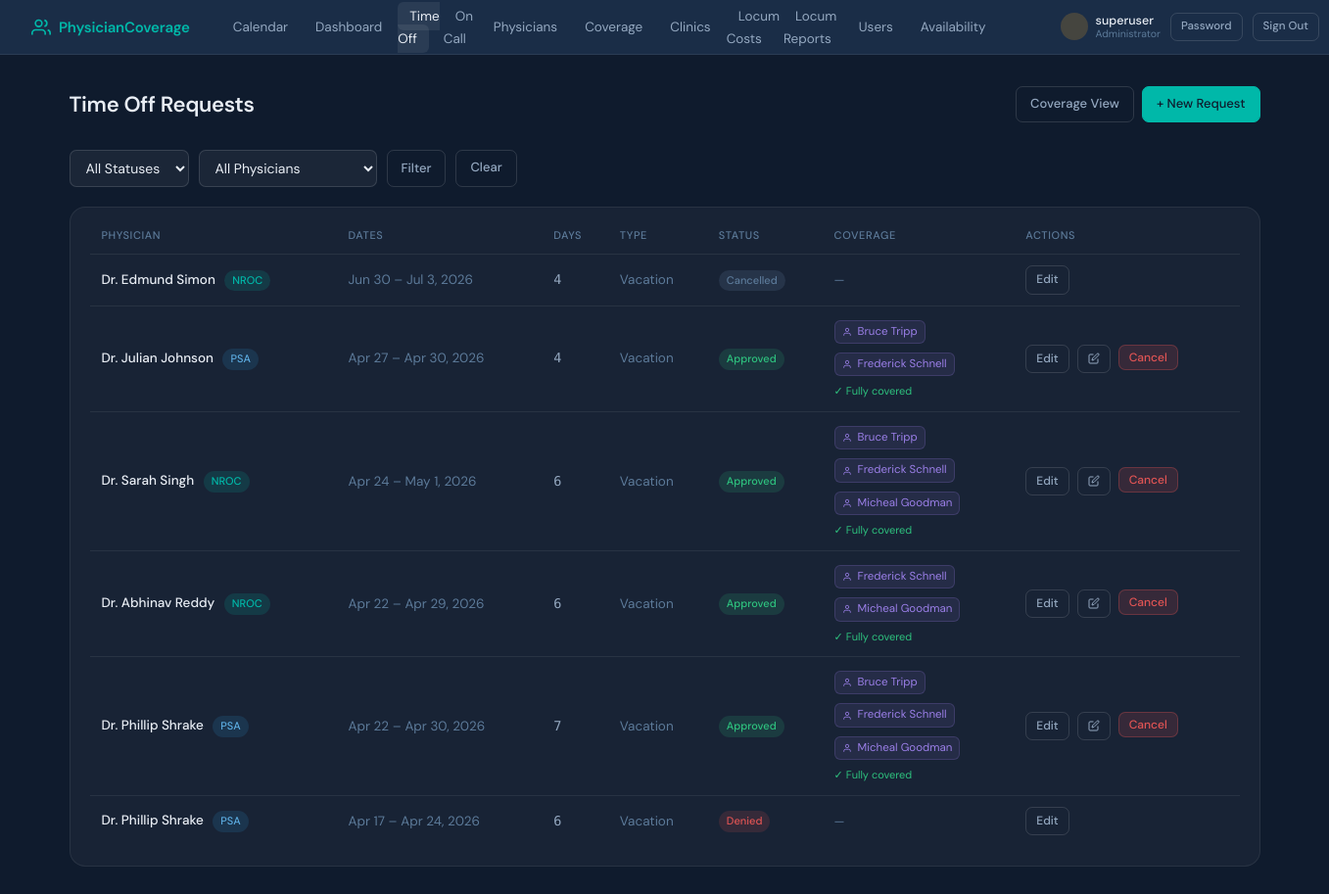
The page /time-off/ (signed in) on the database as committed earlier.
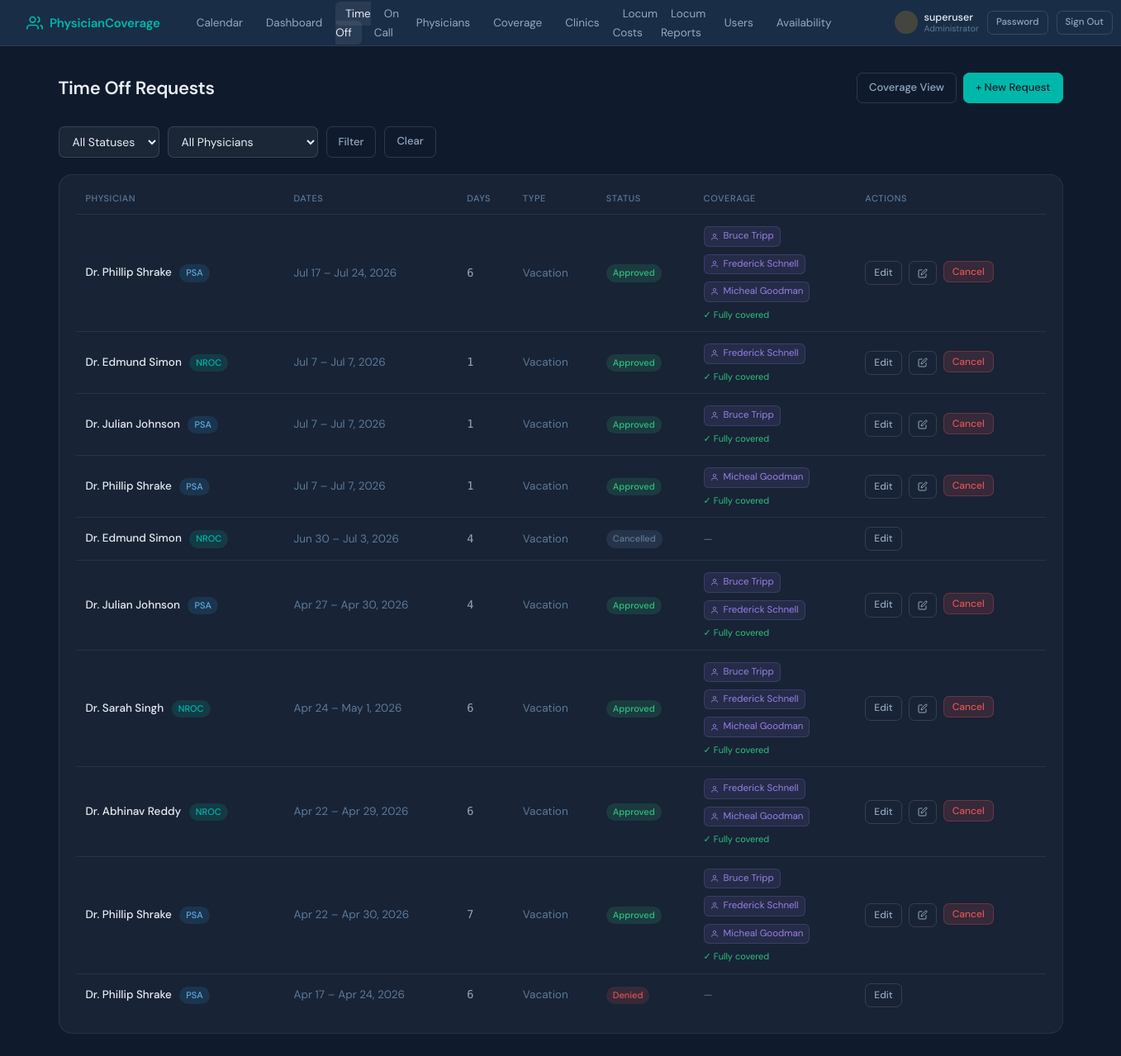
The same page on the database as committed later.
### coverage_tracker/models.py (models this page shows, shortened)
class UserProfile(models.Model):
    ROLE_CHOICES = [
        ('admin', 'Administrator'),
        ('physician_admin', 'Physician Administrator'),
        ('physician', 'Physician'),
        ('nursing', 'Clinical'),
    ]
    SCOPE_CHOICES = [
        ('nroc', 'NROC Physicians'),
        ('psa', 'PSA Physicians'),
        ('all', 'Both NROC and PSA'),
    ]
    user = models.OneToOneField(User, on_delete=models.CASCADE, related_name='profile')
    role = models.CharField(max_length=20, choices=ROLE_CHOICES, default='physician')
    scope = models.CharField(
        max_length=10, choices=SCOPE_CHOICES, default='nroc',
        help_text="Which physician group this login represents."
    )
    physician = models.OneToOneField(
        Physician, on_delete=models.SET_NULL, null=True, blank=True,
        help_text="Optional: link to a specific physician record (not required for shared logins)."
    )
    @property
    def is_admin(self):
        return self.role == 'admin' or self.user.is_superuser
    @property
    def is_physician_admin(self):
        return self.role == 'physician_admin'
    @property
    def is_nursing(self):
        return self.role == 'nursing'
    @property
    def can_approve_time_off(self):
        return self.is_admin or self.is_physician_admin

class TimeOffRequest(models.Model):
    STATUS_CHOICES = [
        ('pending', 'Pending'),
        ('approved', 'Approved'),
        ('denied', 'Denied'),
        ('cancelled', 'Cancelled'),
    ]
    TYPE_CHOICES = [
        ('vacation', 'Vacation'),
        ('sick', 'Sick Leave'),
        ('conference', 'Conference / CME'),
        ('personal', 'Personal'),
        ('other', 'Other'),
    ]
    physician = models.ForeignKey(Physician, on_delete=models.CASCADE, related_name='time_off_requests')
    start_date = models.DateField()
    end_date = models.DateField()
    request_type = models.CharField(max_length=20, choices=TYPE_CHOICES, default='vacation')
    status = models.CharField(max_length=20, choices=STATUS_CHOICES, default='pending')
    notes = models.TextField(blank=True)
    created_at = models.DateTimeField(auto_now_add=True)
    updated_at = models.DateTimeField(auto_now=True)
    class Meta:
        ordering = ['-start_date']
    def workdays(self):
        holidays = set()
        extra = set()
        for y in range(self.start_date.year, self.end_date.year + 1):
            holidays |= set(get_holidays(y))
            extra |= get_extra_workdays(y)
        days = []
        current = self.start_date
        while current <= self.end_date:
            if is_workday(current, holidays, extra):
                days.append(current)
            current += datetime.timedelta(days=1)
        return days
    @property
    def duration_days(self):
        return len(self.workdays())

class Physician(models.Model):
    PHYSICIAN_TYPE_CHOICES = [
        ('regular', 'NROC Physician'),
        ('locum', 'Locum / Covering Physician'),
        ('psa', 'PSA Physician'),
    ]
    user = models.OneToOneField(User, on_delete=models.CASCADE, null=True, blank=True)
    first_name = models.CharField(max_length=100)
    last_name = models.CharField(max_length=100)
    email = models.EmailField(unique=True)
    physician_type = models.CharField(max_length=10, choices=PHYSICIAN_TYPE_CHOICES, default='regular')
    total_vacation_days = models.PositiveIntegerField(
        default=20,
        help_text="Annual vacation day allocation (for NROC physicians)"
    )
    total_cme_days = models.PositiveIntegerField(
        default=5,
        help_text="Annual CME / education day allocation"
    )
    daily_rate = models.DecimalField(
        max_digits=10, decimal_places=2, null=True, blank=True,
        help_text="Legacy / standard daily rate (kept for reference — hourly rate is used for pay)"
    )
    hourly_rate = models.DecimalField(
        max_digits=10, decimal_places=2, null=True, blank=True,
        help_text="Hourly rate for locum physicians. Daily pay = hourly rate × hours worked."
    )
    agency = models.CharField(
        max_length=200, blank=True,
        help_text="Staffing agency name (for locum physicians)"
    )
    availability_notes = models.TextField(
        blank=True,
        help_text="Free-text availability note shown on the availability page (e.g. 'Out until October — maternity leave')."
    )
    is_active = models.BooleanField(default=True)
    class Meta:
        ordering = ['physician_type', 'last_name', 'first_name']
    def __str__(self):
        return f"Dr. {self.first_name} {self.last_name}"
    @property
    def is_regular(self):
        return self.physician_type == 'regular'
    @property
    def is_psa(self):
        return self.physician_type == 'psa'

### coverage_tracker/views.py (the view, shortened to what this page needs)
# urls.py: path('time-off/', views.time_off_list, name='time_off_list'),
@login_required_custom
def time_off_list(request):
    profile = getattr(request.user, 'profile', None)
    is_admin = bool(profile and profile.is_admin)
    is_physician_admin = bool(profile and profile.is_physician_admin)
    can_approve = bool(profile and profile.can_approve_time_off)
    status = request.GET.get('status', '')
    physician_id = request.GET.get('physician', '')
    qs = TimeOffRequest.objects.select_related('physician').order_by('-start_date')
    viewer_scope = profile.scope if profile else 'nroc'
    if is_admin:
        if status:
            qs = qs.filter(status=status)
        if physician_id:
            qs = qs.filter(physician_id=physician_id)
    physicians = Physician.objects.filter(is_active=True, physician_type__in=['regular', 'psa'])
    viewer_physician = profile.physician if profile else None
    enriched_requests = []
    for req in qs:
        coverage = None
        coverage_status = None
        if req.status == 'approved':
            assignments = CoverageAssignment.objects.filter(
                covered_physician=req.physician,
                date__gte=req.start_date,
                date__lte=req.end_date,
            ).select_related('covering_physician', 'clinic').order_by('date')
            covered_dates = set(a.date for a in assignments)
            all_dates_count = req.duration_days
            if assignments.exists():
                if len(covered_dates) >= all_dates_count:
                    coverage_status = 'full'
                else:
                    coverage_status = 'partial'
            else:
                coverage_status = 'none'
            locum_names = list({a.covering_physician for a in assignments if a.covering_physician_id})
            coverage = locum_names
        enriched_requests.append({
            'req': req,
            'coverage': coverage,
            'coverage_status': coverage_status,
            'is_own': viewer_physician is not None and req.physician_id == viewer_physician.pk,
        })
    return render(request, 'coverage_tracker/time_off_list.html', {
        'enriched_requests': enriched_requests,
        'physicians': physicians,
        'status_filter': status,
        'physician_filter': physician_id,
        'is_admin': is_admin,
        'is_physician_admin': is_physician_admin,
        'can_approve': can_approve,
    })

### coverage_tracker/templates/coverage_tracker/time_off_list.html (shortened to what this page needs)
{% extends "coverage_tracker/base.html" %}
{% block content %}
<div class="page-header">
  <h1>Time Off Requests</h1>
  <div style="display:flex; gap:8px;">
    {% if is_admin %}
    <a href="/time-off/approved-coverage/" class="btn btn-ghost">Coverage View</a>
    {% endif %}
    <a href="/time-off/add/" class="btn btn-primary">+ New Request</a>
  </div>
</div>
{% if is_admin %}
<form method="get" style="display:flex; gap:10px; margin-bottom:1.25rem; flex-wrap:wrap;">
  <select name="status" class="form-control" style="width:auto;">
    <option value="">All Statuses</option>
  </select>
  <select name="physician" class="form-control" style="width:auto;">
    <option value="">All Physicians</option>
  </select>
  <button type="submit" class="btn btn-ghost">Filter</button>
  <a href="/time-off/" class="btn btn-ghost">Clear</a>
</form>
{% endif %}
<div class="card">
  <div class="table-wrap">
    <table>
      <thead>
        <tr>
          <th>Physician</th>
          <th>Dates</th>
          <th>Days</th>
          <th>Type</th>
          <th>Status</th>
          <th>Coverage</th>
          <th>Actions</th>
        </tr>
      </thead>
      <tbody>
        {% for item in enriched_requests %}
        {% with req=item.req %}
        <tr>
          <td>
            {% if is_admin %}
           <a href="/physicians/{{ req.physician.pk }}/" style="color:var(--text); text-decoration:none; font-weight:500;">
           {{ req.physician }}
           </a>
            {% if req.physician.is_regular %}
             <span class="badge badge-regular" style="margin-left:6px;">NROC</span>
           {% elif req.physician.is_psa %}
            <span class="badge badge-psa" style="margin-left:6px;">PSA</span>
            {% endif %}
            {% else %}
            <span style="font-weight:500;">{{ req.physician }}</span>
          {% endif %}
        </td>
          <td class="text-muted">{{ req.start_date|date:"M j" }} – {{ req.end_date|date:"M j, Y" }}</td>
          <td style="font-family:'DM Mono',monospace;">{{ req.duration_days }}</td>
          <td class="text-muted">{{ req.get_request_type_display }}</td>
          <td><span class="badge badge-{{ req.status }}">{{ req.get_status_display }}</span></td>
          <td>
            {% if req.status == 'approved' %}
              {% if item.coverage_status == 'full' %}
                <div style="display:flex; flex-direction:column; gap:3px;">
                  {% for locum in item.coverage %}
                  <div class="locum-tag" style="font-size:11.5px; padding:2px 7px; width:fit-content;">
                    <svg width="10" height="10" viewBox="0 0 24 24" fill="none" stroke="currentColor" stroke-width="2"><path d="M20 21v-2a4 4 0 0 0-4-4H8a4 4 0 0 0-4 4v2"/><circle cx="12" cy="7" r="4"/></svg>
                    {{ locum.first_name }} {{ locum.last_name }}
                  </div>
                  {% endfor %}
                  <span style="font-size:11px; color:var(--green); margin-top:1px;">✓ Fully covered</span>
                </div>
              {% endif %}
            {% else %}
              <span class="text-muted text-sm">—</span>
            {% endif %}
          </td>
          <td>
            <div class="flex gap-2">
              {% if can_approve %}
                {%if is_admin%}
                <a href="/time-off/{{ req.pk }}/edit/" class="btn btn-ghost btn-sm">Edit</a>
                {% endif %}
                {% if req.status == 'approved' and is_admin%}
                  <a href="/time-off/{{ req.pk }}/assign-locum/" class="btn btn-ghost btn-sm" title="Edit coverage">
                    <svg width="12" height="12" viewBox="0 0 24 24" fill="none" stroke="currentColor" stroke-width="2"><path d="M11 4H4a2 2 0 0 0-2 2v14a2 2 0 0 0 2 2h14a2 2 0 0 0 2-2v-7"/><path d="M18.5 2.5a2.121 2.121 0 0 1 3 3L12 15l-4 1 1-4 9.5-9.5z"/></svg>
                  </a>
                {% endif %}
                {% if req.status == 'pending' and is_admin or req.status == 'approved' and is_admin %}
                  <form method="post" action="/time-off/{{ req.pk }}/cancel/" style="display:inline;"
                        onsubmit="return confirm('Cancel this time off request?')">{% csrf_token %}
                    <button type="submit" class="btn btn-danger btn-sm">Cancel</button>
                  </form>
                {% endif %}
              {% endif %}
            </div>
          </td>
        </tr>
        {% endwith %}
        {% empty %}
        <tr>
          <td colspan="7" style="text-align:center; padding:2rem;" class="empty-state">
            {% if is_admin %}No requests found.{% else %}You have no time off requests yet. <a href="/time-off/add/" style="color:var(--teal);">Submit one</a>.{% endif %}
          </td>
        </tr>
        {% endfor %}
      </tbody>
    </table>
  </div>
</div>
{% endblock %}

### coverage_tracker/templates/coverage_tracker/base.html (shortened to what this page needs)
<!DOCTYPE html>
<html lang="en">
<head>
</head>
<body>
<nav>
 {% if request.user.is_authenticated and request.user.profile.is_admin %}
  <a href="/" class="nav-brand">
    <svg viewBox="0 0 24 24" fill="none" stroke="currentColor" stroke-width="2">
      <path d="M17 21v-2a4 4 0 0 0-4-4H5a4 4 0 0 0-4 4v2"/><circle cx="9" cy="7" r="4"/>
      <path d="M23 21v-2a4 4 0 0 0-3-3.87"/><path d="M16 3.13a4 4 0 0 1 0 7.75"/>
    </svg>
    PhysicianCoverage
  </a>
  {% endif %}
  <ul class="nav-links">
    {% if request.user.is_authenticated %}
    <li><a href="/calendar/" {% if request.resolver_match.url_name == 'calendar' %}class="active"{% endif %}>Calendar</a></li>
    {% endif %}
    {% if request.user.is_authenticated and request.user.profile.is_admin %}
    <li><a href="/" {% if request.resolver_match.url_name == 'dashboard' %}class="active"{% endif %}>Dashboard</a></li>
    {% endif %}
    {% if request.user.is_authenticated and not request.user.profile.is_nursing  %}
    <li><a href="/time-off/" {% if 'time_off' in request.resolver_match.url_name and request.resolver_match.url_name != 'approved_time_off_coverage' and request.resolver_match.url_name != 'assign_locum_to_time_off' %}class="active"{% endif %}>Time Off</a></li>
    <li><a href="/on-call/" {% if 'on_call' in request.resolver_match.url_name %}class="active"{% endif %}>On Call</a></li>
    {% endif %}
    {% if request.user.is_authenticated and request.user.profile.is_admin %}
     <li><a href="/physicians/" {% if 'physician' in request.resolver_match.url_name %}class="active"{% endif %}>Physicians</a></li>
    <li><a href="/time-off/approved-coverage/" {% if request.resolver_match.url_name == 'approved_time_off_coverage' or request.resolver_match.url_name == 'assign_locum_to_time_off' %}class="active"{% endif %}>Coverage</a></li>
    <li><a href="/clinics/" {% if 'clinic' in request.resolver_match.url_name %}class="active"{% endif %}>Clinics</a></li>
    <li><a href="/locum-costs/" {% if request.resolver_match.url_name == 'locum_costs' %}class="active"{% endif %}>Locum Costs</a></li>
    <li><a href="/locum-reports/" {% if request.resolver_match.url_name == 'locum_reports' %}class="active"{% endif %}>Locum Reports</a></li>
    <li><a href="/users/" {% if 'user' in request.resolver_match.url_name %}class="active"{% endif %}>Users</a></li>
    <li><a href="/availability/" {% if 'availability' in request.resolver_match.url_name %}class="active"{% endif %}>Availability</a></li>
    {% endif %}
  </ul>
  {% if request.user.is_authenticated %}
    <div style="display:flex;align-items:center;gap:10px;">
      <div style="display:flex;align-items:center;gap:8px;">
        <div style="width:28px;height:28px;border-radius:50%;display:flex;align-items:center;justify-content:center;font-size:10px;font-weight:600;
          {% if request.user.profile.is_admin %}background:rgba(245,166,35,0.2);color:var(--amber);{% else %}background:rgba(0,184,169,0.15);color:var(--teal);{% endif %}">
        </div>
        <div>
          <div style="font-size:12.5px;font-weight:500;color:var(--text);line-height:1.2;">{{ request.user.get_full_name|default:request.user.username }}</div>
          <div style="font-size:10.5px;color:var(--text-3);line-height:1.2;">
            {% if request.user.profile.is_admin %}Administrator{% else %}Physician{% endif %}
          </div>
        </div>
      </div>
      {% if request.user.profile.is_admin %}
      <a href="/account/password/" class="btn btn-ghost btn-sm" style="font-size:11.5px;">Password</a>
      {% endif %}
      <a href="/logout/" class="btn btn-ghost btn-sm" style="font-size:11.5px;">Sign Out</a>
    </div>
  {% else %}
    <a href="/login/" class="btn btn-ghost btn-sm">Sign In</a>
  {% endif %}
</nav>
<main>
  {% block content %}{% endblock %}
</main>
</body>
</html>

Rows that differ between the two databases and show on the page:
added TimeOffRequest: req.physician "Dr. Phillip Shrake", shows "PSA", req.start_date "Jul 17", req.end_date "Jul 24, 2026", req.duration_days "6", req.request_type "Vacation", req.status "Approved", Physician (first_name "Bruce", last_name "Tripp"), Physician (first_name "Frederick", last_name "Schnell"), Physician (first_name "Micheal", last_name "Goodman")
added TimeOffRequest: req.physician "Dr. Edmund Simon", shows "NROC", req.start_date "Jul 7", req.end_date "Jul 7, 2026", req.duration_days "1", req.request_type "Vacation", req.status "Approved", Physician (first_name "Frederick", last_name "Schnell")
added TimeOffRequest: req.physician "Dr. Julian Johnson", shows "PSA", req.start_date "Jul 7", req.end_date "Jul 7, 2026", req.duration_days "1", req.request_type "Vacation", req.status "Approved", Physician (first_name "Bruce", last_name "Tripp")
added TimeOffRequest: req.physician "Dr. Phillip Shrake", shows "PSA", req.start_date "Jul 7", req.end_date "Jul 7, 2026", req.duration_days "1", req.request_type "Vacation", req.status "Approved", Physician (first_name "Micheal", last_name "Goodman")
